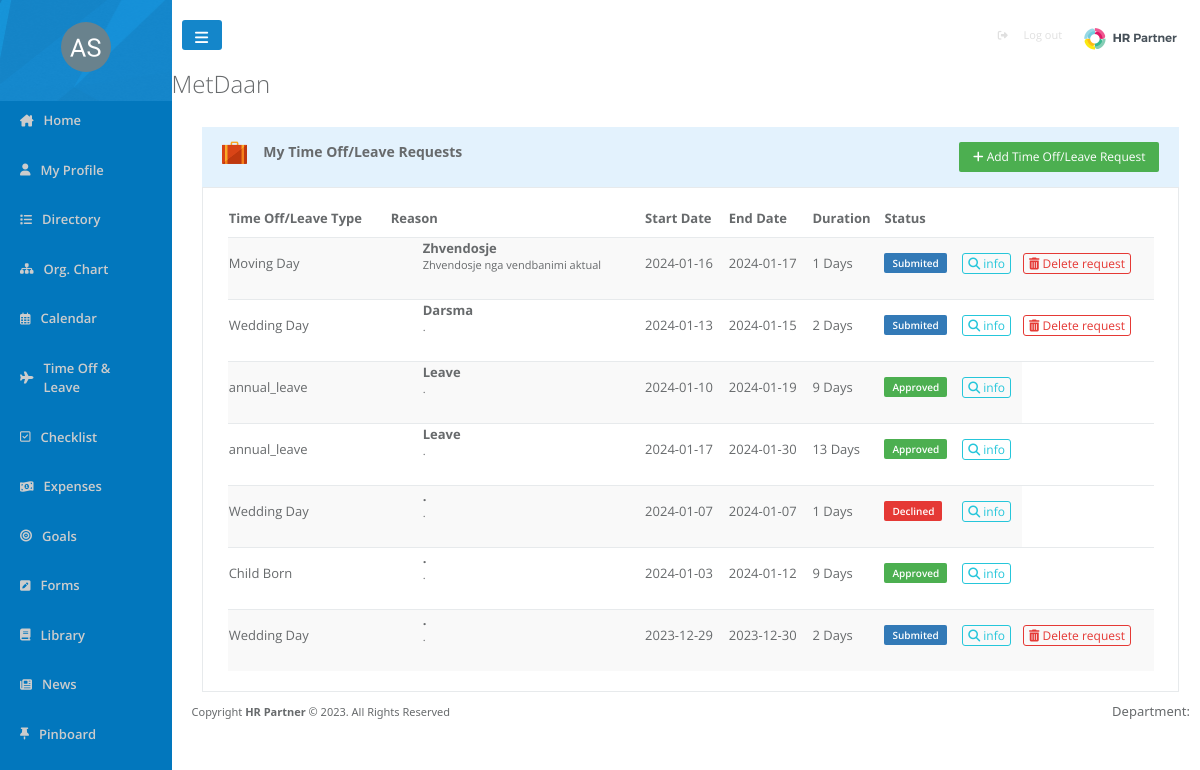
Page /main.php?page=request on the committed database.
### tables this page shows
CREATE TABLE `timeoffrequests` (
  `request_id` int(11) NOT NULL,
  `User_ID` int(11) NOT NULL,
  `Head_ID` int(11) NOT NULL,
  `leave_type` varchar(500) NOT NULL,
  `from` date NOT NULL,
  `to` date NOT NULL,
  `duration` int(11) NOT NULL,
  `short_description` varchar(500) NOT NULL,
  `reason` varchar(500) NOT NULL,
  `status` varchar(100) NOT NULL,
  `checkedby` int(11) DEFAULT NULL,
  `checkDate` date DEFAULT NULL,
  `created` date DEFAULT NULL
);

### pages/request.php (the view, shortened to what this page needs)
<?php
    require_once './config.php';
    $sql='SELECT * From timeoffrequests ORDER BY timeoffrequests.request_id DESC';
    $prep=$con->prepare($sql);
    $prep->execute();
    $requestDatas= $prep->fetchAll();
?>
<head>
    <link rel="stylesheet" href="./css/request.css">
    <link href="https://cdn.jsdelivr.net/npm/bootstrap@5.3.2/dist/css/bootstrap.min.css" rel="stylesheet">
</head>
<div class="requestHead">
    <h2>MetDaan</h2>
</div>
<div class="requestBody">
    <div class="requestTableHead">
        <h5>
            <img src="./images/absence.png" alt="" width="25px" height="25px">
            My Time Off/Leave Requests
        </h5>
        <button><a href="?page=newrequest"><i class="fa fa-plus"></i> Add Time Off/Leave Request</a></button>
    </div>
    <div class="requestTableBody">
        <table class="recentLeave">
            <thead>
                <tr>
                <th>Time Off/Leave Type</th>
                <th>Reason</th>
                <th>Start Date</th>
                <th>End Date</th>
                <th>Duration</th>
                <th>Status</th>
                </tr>
            </thead>
            <tbody>
                <?php foreach ($requestDatas as $requestData): ?>
                    <tr>
                        <td>
                            <?= $requestData['leave_type'] ?>
                        </td>
                        <td>
                            <ul>
                                <li>
                                    <?= $requestData['short_description'] ?>
                                </li>
                                <li>
                                    <?= $requestData['reason'] ?>
                                </li>
                            </ul>
                        </td>
                        <td>
                            <?= $requestData['from'] ?>
                        </td>
                        <td>
                            <?= $requestData['to'] ?>
                        </td>
                        <td>
                            <?= $requestData['duration'] ?> Days
                        </td>
                        <td>
                            <?php if ($requestData['status'] == 'Submited') { ?>
                                <span class='submited'>
                                    <?= $requestData['status'] ?>
                                </span>
                            <?php } elseif ($requestData['status'] == 'Approved') { ?>
                                <span class='approved'>
                                    <?= $requestData['status'] ?>
                                </span>
                            <?php } elseif ($requestData['status'] == 'Declined') { ?>
                                <span class='decline'>
                                    <?= $requestData['status'] ?>
                                </span>
                            <?php } ?>
                        </td>
                        <td><a class="info" href=""data-bs-toggle="modal" data-bs-target="#requestInfoModal" data-bs-whatever="@mdo"><i class="fa-solid fa-magnifying-glass"></i> info</a></td>
                        <?php if ($requestData['status'] == 'Submited'): ?>
                            <td><a href="" data-bs-toggle="modal" data-bs-target="#deleteRequestModal<?php echo $requestData['request_id']; ?>" data-bs-whatever="@mdo"class="delete"><i class="fa-solid fa-trash-can"></i> Delete request</a></td>
                        <?php endif; ?>
                    </tr>
                <?php endforeach; ?>
            </tbody>
        </table>
    </div>
</div>
</html>

### main.php (shortened to what this page needs)
<?php
require_once 'config.php';
?>
<head>
    <?php include_once 'template/header.php' ?>
</head>
<body>
    <div id="sidebar">
        <div id="profile">
            <img src="images/albin-smajli.png" alt="">
        </div>
        <ul id="sidebarElements">
            <li>
                <i class="fa-solid fa-house-chimney"></i>
                <a href="?page=home">Home</a>
            </li>
            <li>
                <i class="fa-solid fa-user"></i>
                <a href="?page=myProfile">My Profile</a>
            </li>
            <li>
                <i class="fa-solid fa-list"></i>
                <a href="?page=directory">Directory</a>
            </li>
            <li>
                <i class="fa-solid fa-sitemap"></i>
                <a href="?page=orgChart">Org. Chart</a>
            </li>
            <li>
                <i class="fa-regular fa-calendar-days"></i>
                <a href="?page=calendar">Calendar</a>
            </li>
            <li class="dropdown"Style="cursor: pointer;">
                <i class="fa fa-plane"></i>
                <a onclick="myFunction()" class="dropbtn" >Time Off & Leave</a>
            </li>
            <li>
                <i class="fa fa-check-square-o"></i>
                <a href="?page=checklist">Checklist</a>
            </li>
            <li>
                <i class="fa-solid fa-money-bill-1-wave"></i>
                <a href="?page=expenses">Expenses</a>
            </li>
            <li>
                <i class="fa-solid fa-bullseye"></i>
                <a href="?page=goals">Goals</a>
            </li>
            <li>
                <i class="fa-solid fa-square-pen"></i>
                <a href="?page=forms">Forms</a>
            </li>
            <li>
                <i class="fa-solid fa-book"></i>
                <a href="?page=library">Library</a>
            </li>
            <li>
                <i class="fa-solid fa-newspaper"></i>
                <a href="?page=news">News</a>
            </li>
            <li>
                <i class="fa-solid fa-thumbtack"></i>
                <a href="?page=pinboard">Pinboard</a>
            </li>
        </ul>
    </div>
    <div id="content">
        <?php include './template/navbar.php' ?>
        <?php
        if (!isset($_GET['page']) || $_GET['page'] == '') {
            $page = 'home';
        } else {
            $page = $_GET['page'];
        }
        switch ($page) {
            case 'request':
                include 'pages/request.php';
                break;
        }
        ?>
        <?php include_once 'template/footer.php' ?>
    </div>
</body>
</html>

### template/header.php (shortened to what this page needs)
<link rel="stylesheet" href="css/index.css">

### template/navbar.php (shortened to what this page needs)
<div id="navbar">
<i id="threedots" class="fa-solid fa-bars"></i>
<div id="logout">
    <div id="logout1">
        <i class="fa-solid fa-right-from-bracket"></i><br>
        <small><a href="logout.php">Log out</a></small>
    </div>
<img src="./images/hrpartner-header.png" alt="" height= "40px" width="120px">
</div>
</div>

### template/footer.php (shortened to what this page needs)
<div class="footer">
    <div class="footer1">
        <p>Copyright <strong>HR Partner </strong>© 2023. All Rights Reserved</p>
    </div>
    <div class="footer2">
        <p>Department:  <strong><?php echo $_SESSION['departament'] ; ?></strong></p>
    </div>
</div>

### css/index.css (style rules this page uses)
body { display: flex; flex-direction: row; margin: 0; padding: 0; line-height: 1.42857143; font-family: "open sans","Helvetica Neue",Helvetica,Arial,sans-serif; height: max-content; }
#sidebar { padding: 0; display: flex; flex-direction: column; background-color: #0277bd; width: 14.3%; height: revert; }
#profile { width: 100%; height: 130px; display: flex; flex-direction: column; justify-content: center; align-items:center; background-image: url('../images/sidebarheader.png'); }
#profile img { width: 50px; height: 50px; border-radius: 50%; }
#sidebar ul { padding: 10px; width: 80%; list-style: none; filter: brightness(80%); }
#sidebar li { padding: 0; display: flex; flex-direction: row; justify-content: center; align-items: center; margin-bottom: 30px; width: 100%; margin-left: 10px; font-size: 15px; }
#sidebar a { width: 100%; text-decoration: none; color: white; font-size: 13px; font-weight: 400; font-family: 'Open Sans', sans-serif; font-weight: 600; margin-left: 10px; }
#sidebar i { color: white; font-size: 12px; }
#content { display: flex; flex-direction: column; padding: 0px; width: 85.7%; height: max-content; }

### css/request.css (style rules this page uses)
.requestBody { display: flex; flex-direction: column; justify-content: center; align-items: center; }
.requestHead { width: 100%; text-align: start; }
.requestHead h2 { font-family: "open sans","Helvetica Neue",Helvetica,Arial,sans-serif; font-weight: 100; color: #676A6C; font-size: 24px; align-items: center; }
.requestTableHead { background-color: #E3F2FD; display: flex; flex-direction: row; justify-content: space-between; align-items: center; height: 60px; width: 95%; margin-left: 10px; margin-top: 20px; text-align: start; padding-left: 20px; padding-right: 20px; }
.requestTableHead h5 { display: flex; justify-content: space-between; align-items: center; color: #676A6C; font-size: 14px; font-weight: 600; width: 240px; height: 25px; }
.requestTableHead button { background-color: #4caf50; color: white; width: 200px; height: 30px; border: #4caf50; border-radius: 2px; }
.requestTableHead button a { text-decoration: none; color: white; font-family: "open sans","Helvetica Neue",Helvetica,Arial,sans-serif; font-size: 12px; }
.requestTableBody { display: flex; flex-direction: column; align-items: center; margin-left: 10px; width: 95%; border: 1px solid #e7eaec; }
.recentLeave { width: 95%; border-collapse: collapse; margin: 20px 10px; font-size: 13px; font-family: "open sans","Helvetica Neue",Helvetica,Arial,sans-serif; }
.recentLeave thead tr th { text-align: left; margin-right: 20px; padding-bottom: 10px; font-weight: 700; color: #676A6C; }
.recentLeave tbody tr { text-align: left; font-weight: 400; color: #676A6C; border-top: 1px #e7eaec solid; }
.recentLeave tbody tr td { padding-bottom: 11px; font-size: 13px; font-weight: 400; }
.recentLeave tbody tr td .approved { background-color: #4caf50; color: #fff; border: #4caf50; border-radius: 2px; font-size: 10px; font-family: "Open Sans","Helvetica Neue",Helvetica,Arial,sans-serif; font-weight: 600; padding: 3px 8px; text-align: center; }
.recentLeave tbody tr td .submited { background-color: #337ab7; color: #fff; border: #337ab7; border-radius: 2px; font-size: 10px; font-family: "Open Sans","Helvetica Neue",Helvetica,Arial,sans-serif; font-weight: 600; padding: 3px 8px; text-align: center; }
.recentLeave tbody tr td .decline { background-color: #e53935; color: #fff; border: #e53935; border-radius: 2px; font-size: 10px; font-family: "Open Sans","Helvetica Neue",Helvetica,Arial,sans-serif; font-weight: 600; padding: 3px 8px; text-align: center; }
.recentLeave tbody tr td .info { width: 50px; height: 25px; color: #26c6da; border:1px solid #26c6da; border-radius: 3px; font-size: 12px; font-family: "Open Sans","Helvetica Neue",Helvetica,Arial,sans-serif; font-weight: 400; padding:1px 5px ; text-align: center; text-decoration: none; }
.recentLeave tbody tr td .delete { width: 50px; height: 25px; color: #e53935; border:1px solid #e53935; border-radius: 3px; font-size: 12px; font-family: "Open Sans","Helvetica Neue",Helvetica,Arial,sans-serif; font-weight: 400; padding:1px 5px ; text-align: center; text-decoration: none; }
.recentLeave tbody tr td ul { list-style: none; font-size:11px ; }
.recentLeave tbody tr td ul li:nth-child(odd) { font-size: 13px; font-weight: 700; }
.recentLeave tbody tr:nth-child(odd) { background-color: #f9f9f9; }

### rows in the picture
timeoffrequests: leave_type "Moving Day", short_description "Zhvendosje", reason "Zhvendosje nga vendbanimi aktual", from "2024-01-16", to "2024-01-17", duration "1", status "Submited"
timeoffrequests: leave_type "Wedding Day", short_description "Darsma", reason ".", from "2024-01-13", to "2024-01-15", duration "2", status "Submited"
timeoffrequests: leave_type "annual_leave", short_description "Leave", reason ".", from "2024-01-10", to "2024-01-19", duration "9", status "Approved"
timeoffrequests: leave_type "annual_leave", short_description "Leave", reason ".", from "2024-01-17", to "2024-01-30", duration "13", status "Approved"
timeoffrequests: leave_type "Wedding Day", short_description ".", reason ".", from "2024-01-07", to "2024-01-07", duration "1", status "Declined"
timeoffrequests: leave_type "Child Born", short_description ".", reason ".", from "2024-01-03", to "2024-01-12", duration "9", status "Approved"
timeoffrequests: leave_type "Wedding Day", short_description ".", reason ".", from "2023-12-29", to "2023-12-30", duration "2", status "Submited"
